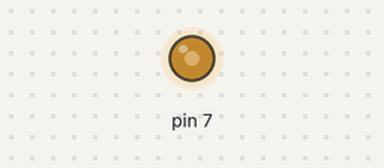
Simulated run of this sketch. Board: Arduino Uno, built with avr-gcc and run on an emulated ATmega328P. On the bench: output pins drawn as LEDs (lit = HIGH).

Above: at 0.05 s.
At 0.2 s:
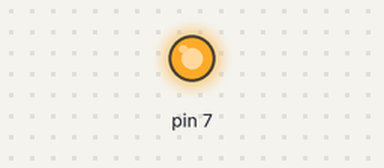
At 0.4 s:
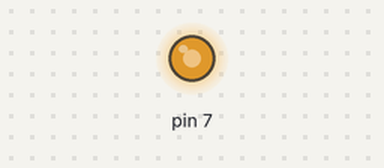
At 0.75 s:
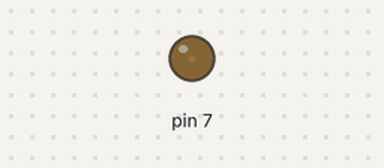
Timing chart, 0 to 3.0 s (numbered marks = the images above):
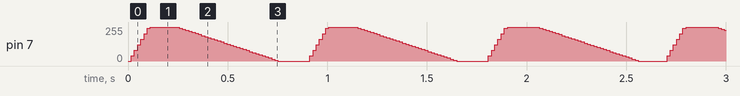

The sketch:

SoftPWM_Wiring_HeartBeat.ino
```cpp
#include <SoftPWM.h>

void setup()
{
  SoftPWMBegin();

  // Sets the PWM value to 0 for the built-in LED (WLED).
  SoftPWMSet(7, 0);

  // Sets the default fade time for WLED to
  // 100 ms fade-up and 550 ms to fade-down.
  SoftPWMSetFadeTime(7, 100, 550);
}

void loop()
{
  // Turn on WLED
  SoftPWMSet(7, 255);
  // Wait for the fade-up and some extra delay.
  delay(250);
  // Turn off WLED
  SoftPWMSet(7, 0);
  // Wait for the fade-down, and some extra delay.
  delay(650);
}
```
